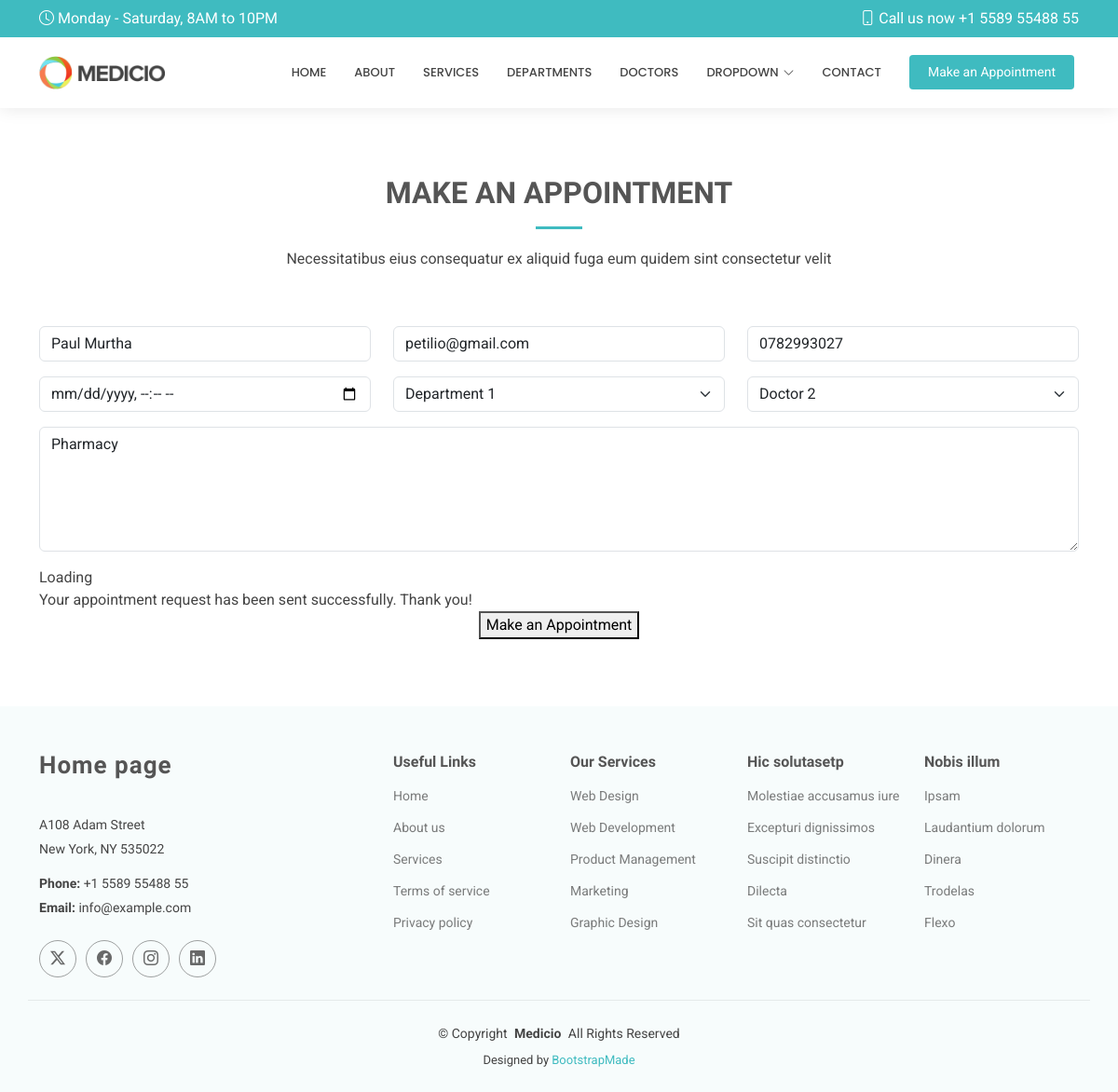
/editappoint/1, run on an earlier commit of the app's database.
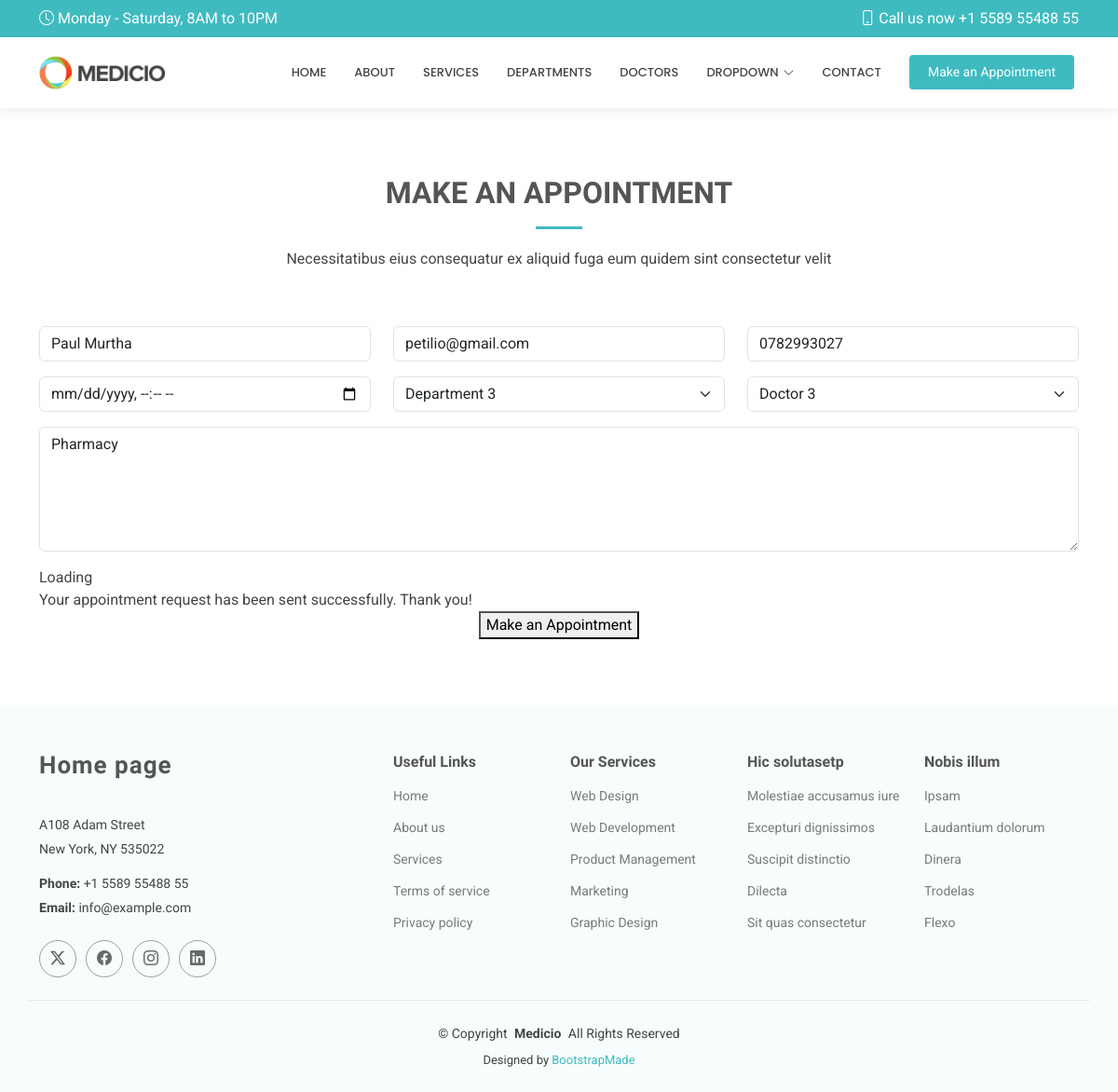
And on a later commit of the database.
### HospitalApp/models.py (models this page shows, shortened)
class Appointment(models.Model):
    name = models.CharField(max_length=50)
    email = models.EmailField()
    phone_number = models.CharField(max_length=10)
    date_of_birth = models.DateTimeField()
    department = models.CharField(max_length=50)
    doctor = models.CharField(max_length=50)
    message = models.TextField()

### HospitalApp/views.py (the view)
# urls.py: path('editappoint/<int:id>', views.editappoint, name= 'edit-appointment-details'),
def editappoint(request, id):
    appointment = get_object_or_404(Appointment, id=id)
    if request.method == "POST":
        appointment.name = request.POST.get('name')
        appointment.email = request.POST.get('email')
        appointment.phone_number = request.POST.get('phone_number')
        appointment.date_of_birth = request.POST.get('date_of_birth')
        appointment.department = request.POST.get('department')
        appointment.doctor = request.POST.get('doctor')
        appointment.message = request.POST.get('message')
        appointment.save()
        return redirect('/show-appointments')
    else:
        return render(request, 'editappointment.html', {'appointment': appointment})

### Templates/editappointment.html (shortened to what this page needs)
{% extends 'starter-page.html' %}
{% load static %}
{% block content %}
    <br><br><br>
      <div class="container section-title" data-aos="fade-up">
        <h2>MAKE AN APPOINTMENT</h2>
        <p>Necessitatibus eius consequatur ex aliquid fuga eum quidem sint consectetur velit</p>
      </div>
      <div class="container" data-aos="fade-up" data-aos-delay="100">
        <form method="post">
          <div class="row">
            <div class="col-md-4 form-group">
              <input type="text" name="name" class="form-control" id="name" placeholder="Your Name" required="" value="{{ appointment.name }}">
            </div>
            <div class="col-md-4 form-group mt-3 mt-md-0">
              <input type="email" class="form-control" name="email" id="email" placeholder="Your Email" required="" value="{{ appointment.email }}">
            </div>
            <div class="col-md-4 form-group mt-3 mt-md-0">
              <input type="tel" class="form-control" name="phone_number" id="phone" placeholder="Your Phone" required="" value="{{ appointment.phone_number }}">
            </div>
          </div>
          <div class="row">
            <div class="col-md-4 form-group mt-3">
              <input type="datetime-local" name="date_of_birth" class="form-control datepicker" id="date" placeholder="Appointment Date" required="">
            </div>
            <div class="col-md-4 form-group mt-3">
              <select name="department" id="department" class="form-select" required="" value="{{ appointment.department }}">
                <option value="Department 1" {% if appointment.department == "Department 1" %} selected {% endif %}>Department 1</option>
                <option value="Department 3" {% if appointment.department == "Department 3" %} selected {% endif %}>Department 3</option>
              </select>
            </div>
            <div class="col-md-4 form-group mt-3">
              <select name="doctor" id="doctor" class="form-select" required="">
                <option value="Doctor 2" {% if appointment.doctor == "Doctor 2" %} selected {% endif %} >Doctor 2</option>
                <option value="Doctor 3" {% if appointment.doctor == "Doctor 3" %} selected {% endif %} >Doctor 3</option>
              </select>
            </div>
          </div>
          <div class="form-group mt-3">
            <textarea class="form-control" name="message" rows="5" placeholder="Message (Optional)">{{ appointment.message }}</textarea>
          </div>
          <div class="mt-3">
            <div class="loading">Loading</div>
            <div class="sent-message">Your appointment request has been sent successfully. Thank you!</div>
            <div class="text-center"><button type="submit">Make an Appointment</button></div>
          </div>
        </form>
      </div>
    <br><br><br>
{% endblock %}

What changed in the data, as far as the page shows it:
changed Appointment "Paul Murtha": department "Department 1" → "Department 3"; doctor "Doctor 2" → "Doctor 3"
